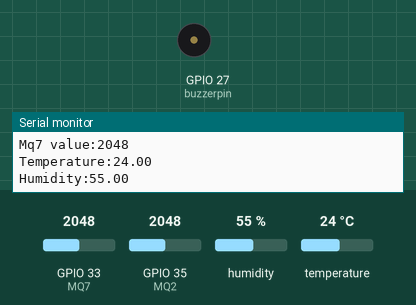
Simulated run of this sketch. Board: ESP32. Shown: buzzer (waves = sounding, pin HIGH), the last lines printed to the serial monitor. Inputs (shaded band) come from the test bench; at power-on: GPIO 33 (MQ7) = 2048, GPIO 35 (MQ2) = 2048, humidity 55 %, temperature 24 °C. WiFi joins after 1.5 s; servers stay silent unless stated; the Firebase database answers and starts empty.

Above: at 1.6 s.
At 2.5 s:
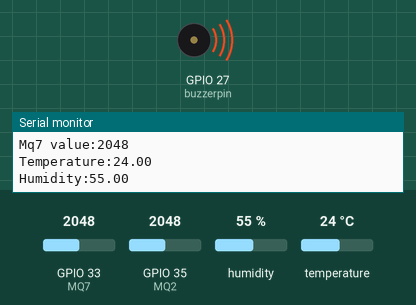
Timing chart, 0 to 4.0 s (numbered marks = the images above):
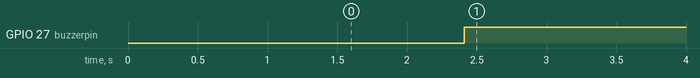

Measured:
- by itself, GPIO 27 (buzzerpin): LOW → HIGH at 2.4 s

The sketch:

Sensornode.ino
```cpp
#include <WiFi.h>
#include <WiFiAP.h>
#include <WiFiClient.h>
#include <WiFiGeneric.h>
#include <WiFiMulti.h>
#include <WiFiSTA.h>
#include <WiFiScan.h>
#include <WiFiServer.h>
#include <WiFiType.h>
#include <WiFiUdp.h>
// Sensor node
#include <ESP32Firebase.h>
#include "MQ7.h"
WiFiClient  client;
const char* ssid = "Khanh";   // your network SSID (name)
const char* password ="22222222";   // your network password
#define REFERENCE_URL "https://cap2-firebaseusa-default-rtdb.firebaseio.com/"  // Your Firebase project reference url
#include "DHT.h"

//khai bao kieu sensor
#define DHTTYPE DHT22   // DHT 22  (AM2302), AM2321
// khai bao sensor
#define MQ7 33 // khai bao MQ7
#define MQ2 35 // Khai bao MQ2
#define DHTPIN 32     // Digital pin connected to the DHT sensor
//buzzer pin
#define buzzerpin 27 // buzzer pin
Firebase firebase(REFERENCE_URL);
// as the current DHT reading algorithm adjusts itself to work on faster procs.
DHT dht(DHTPIN, DHTTYPE);
String previousStateRoom1 = "Normal_State";
String stateroom1;
String statebuzzer;

// Timer variables
unsigned long lastTime = 0;
unsigned long timerDelay = 100; //10s


void setup() {
Serial.begin(115200); //Initialize serial
    // Connect to Wifi
  Serial.println();
  Serial.print("Connecting to ");
  Serial.println(ssid);
  WiFi.begin(ssid, password);

  while (WiFi.status() != WL_CONNECTED)
  {
    delay(500);
    Serial.print(".");
  }
  Serial.println("WiFi connected");
  Serial.println("IP address: ");
  Serial.println(WiFi.localIP());
  WiFi.mode(WIFI_STA);
  //sensor MQ7
      pinMode(MQ7, INPUT);
      pinMode(MQ2, INPUT);
      pinMode(buzzerpin,OUTPUT);
      dht.begin();


}

void loop()
{

  if ((millis() - lastTime) > timerDelay)
  {

    // Connect or reconnect to WiFi
    if (WiFi.status() != WL_CONNECTED) {
      Serial.print("Attempting to connect");
      while (WiFi.status() != WL_CONNECTED) {
        WiFi.begin(ssid, password);
        delay(500);
      }
      Serial.println("\nConnected.");
    }

    int MQ7_value=0;
    MQ7_value = analogRead(MQ7);
    int MQ2_value=0;
    MQ2_value = analogRead(MQ2);
    //
     float h = dht.readHumidity();
    // Read temperature as Celsius (the default)
     float t = dht.readTemperature();
       Serial.print("Mq2 value:");
      Serial.println(MQ2_value);
      Serial.print("Mq7 value:");
      Serial.println(MQ7_value);
        Serial.print("Temperature:");
      Serial.println(t);
        Serial.print("Humidity:");
      Serial.println(h);
      firebase.setInt("Node 1/Smoke Sensor", MQ2_value);
      firebase.setInt("Node 1/CO Sensor", MQ7_value);
      firebase.setFloat("Node 1/Temp",t);
      firebase.setFloat("Node 1/Humidity",h);

        stateroom1 = firebase.getString("Node 1/State");
        statebuzzer = firebase.getString("Node 1/State Number");
       if (stateroom1 != previousStateRoom1 || statebuzzer == "1")
      {
          Serial.print("Statefire:");
          Serial.println(stateroom1);
          Serial.print("Statebuzzer:");
          Serial.println(statebuzzer);
          digitalWrite(buzzerpin, HIGH);
      }
  else
        {
          digitalWrite(buzzerpin, LOW); // Turn off the buzzer if conditions are not met
        }
      }
  }  
```
